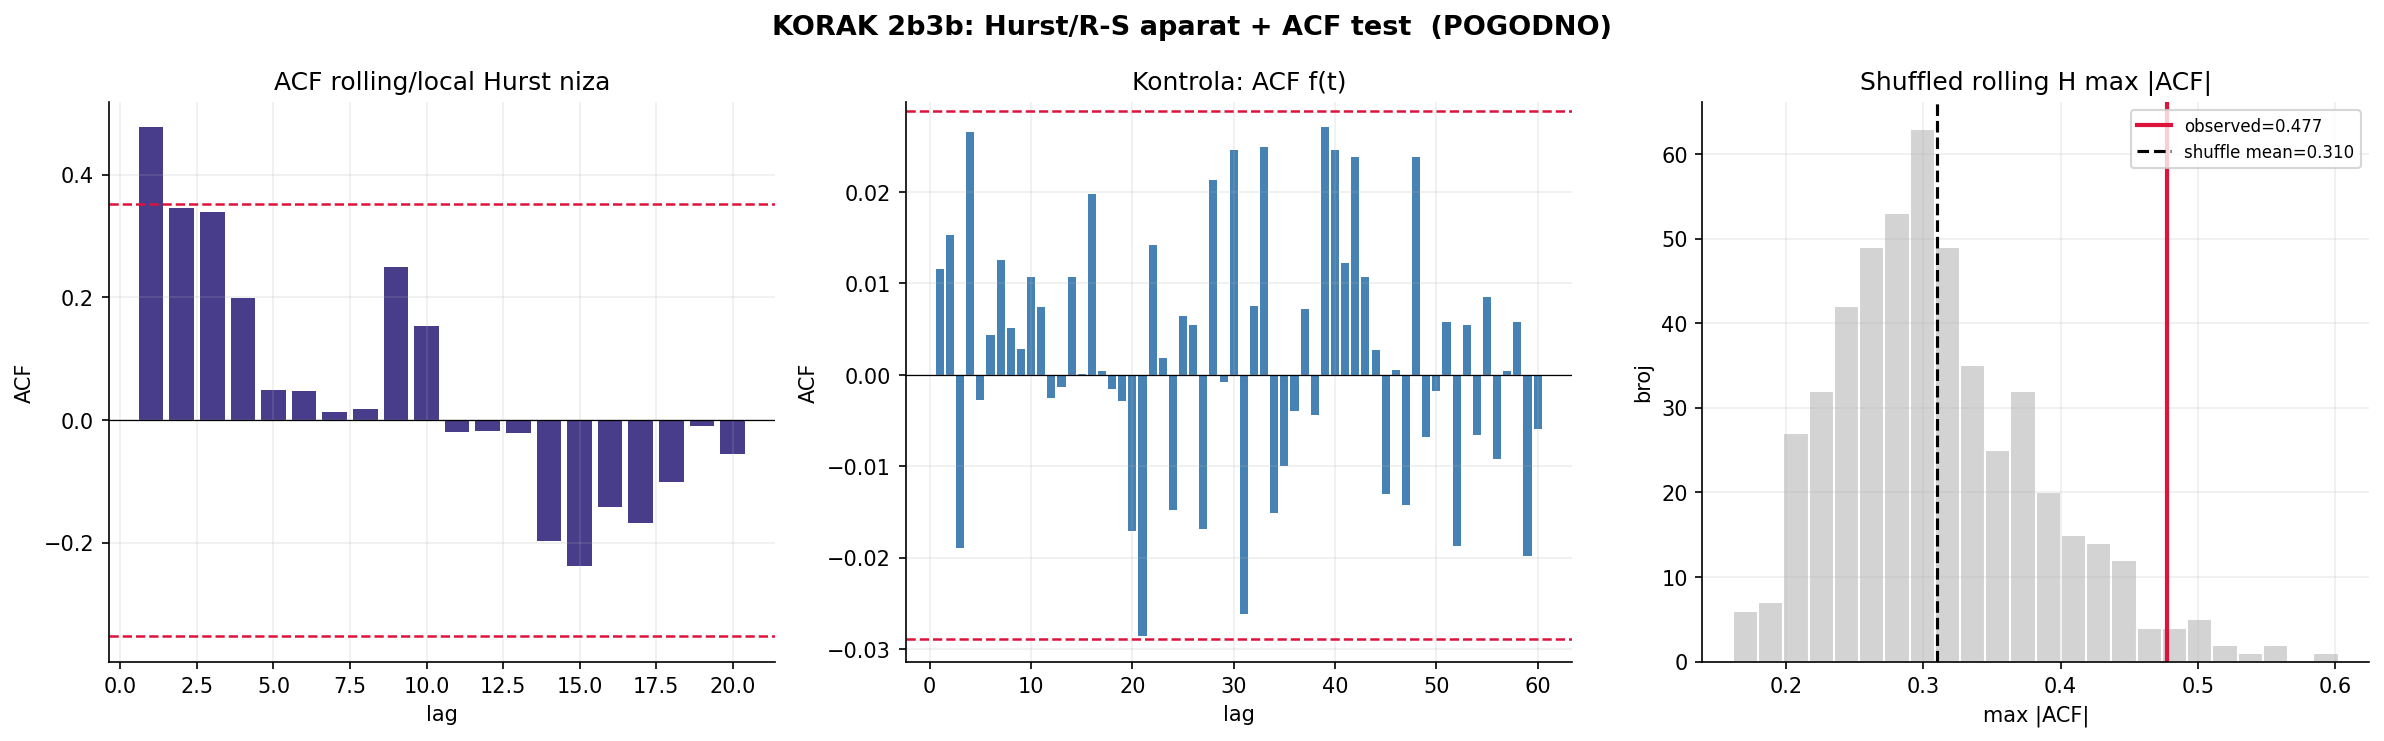

Recreate this plot in Python.
"""
3_KarlWeierstrass_NEXT6_2b3b — POGODNI deo iz 1_KarlWeierstrass_v2.py
Aparat 2b: Hurst / R-S analiza  +  Test 3b: Autokorelacija (ACF)

Self-contained:
  - KORAK 1: ucitavanje 4624 izvlacenja i izgradnja f(t) = lex-indeks
  - KORAK 2b: rolling/local Hurst (priprema)
  - KORAK 2b3b: ACF nad rolling H nizom, ACF nad f(t) kao kontrola,
                Ljung-Box i shuffled max|ACF| referenca

Output:
  3_KarlWeierstrass_NEXT6_2b3b.png
  3_KarlWeierstrass_NEXT6_2b3b.txt
"""

import csv
import math
import os
import time
from datetime import timedelta

import matplotlib.pyplot as plt
import numpy as np
from scipy import stats


T0 = time.time()

CSV_DRAWS = "/data/loto7_4624_k43.csv"

HERE = os.path.dirname(os.path.abspath(__file__))
PNG_PATH = os.path.join(HERE, "3_KarlWeierstrass_NEXT6_2b3b.png")
TXT_PATH = os.path.join(HERE, "3_KarlWeierstrass_NEXT6_2b3b.txt")

N_MAX = 39
K_PICK = 7
TOTAL_COMBOS = math.comb(N_MAX, K_PICK)


# ─── helperi (samo oni potrebni za 2b + 2b3b) ────────────────────────
def read_loto_csv(path):
    rows = []
    with open(path, "r", encoding="utf-8", newline="") as f:
        reader = csv.reader(f)
        for row in reader:
            if len(row) < K_PICK:
                continue
            try:
                nums = tuple(sorted(int(x) for x in row[:K_PICK]))
            except ValueError:
                continue
            if len(nums) == K_PICK and len(set(nums)) == K_PICK:
                rows.append(nums)
    return rows


def lex_rank_1based(combo, n=N_MAX, k=K_PICK):
    """1-based lex indeks (poklapa se sa rednim brojem u kombinacije_39C7.csv)."""
    combo = tuple(sorted(combo))
    rank0 = 0
    prev = 0
    for i, value in enumerate(combo):
        remaining = k - i - 1
        for candidate in range(prev + 1, value):
            rank0 += math.comb(n - candidate, remaining)
        prev = value
    return rank0 + 1


def hurst_rs(series, min_window=8, max_window=None):
    """R/S Hurst procena: slope log(R/S) prema log(window)."""
    x = np.asarray(series, dtype=float)
    n = len(x)
    if max_window is None:
        max_window = max(min_window * 2, n // 4)

    windows = []
    w = min_window
    while w <= max_window:
        windows.append(w)
        w = int(w * 1.45) + 1

    used_windows = []
    rs_values = []
    for w in windows:
        chunks = n // w
        if chunks < 2:
            continue
        vals = []
        for i in range(chunks):
            seg = x[i * w:(i + 1) * w]
            y = seg - seg.mean()
            z = np.cumsum(y)
            r = z.max() - z.min()
            s = seg.std(ddof=1)
            if s > 0:
                vals.append(r / s)
        if vals:
            used_windows.append(w)
            rs_values.append(float(np.mean(vals)))

    used_windows = np.asarray(used_windows, dtype=float)
    rs_values = np.asarray(rs_values, dtype=float)
    slope, intercept = np.polyfit(np.log(used_windows), np.log(rs_values), 1)
    fit = intercept + slope * np.log(used_windows)
    ss_res = float(np.sum((np.log(rs_values) - fit) ** 2))
    ss_tot = float(np.sum((np.log(rs_values) - np.log(rs_values).mean()) ** 2))
    r2 = 1.0 - ss_res / ss_tot if ss_tot > 0 else float("nan")
    return float(slope), float(intercept), float(r2), used_windows, rs_values


def rolling_hurst_rs(series, window=768, step=128):
    """Rolling R/S Hurst procena kroz vreme."""
    x = np.asarray(series, dtype=float)
    centers = []
    hvals = []
    r2vals = []
    for start in range(0, len(x) - window + 1, step):
        seg = x[start:start + window]
        h, _, r2, _, _ = hurst_rs(seg, min_window=8, max_window=max(32, window // 4))
        centers.append(start + window // 2 + 1)
        hvals.append(h)
        r2vals.append(r2)
    return (
        np.asarray(centers, dtype=float),
        np.asarray(hvals, dtype=float),
        np.asarray(r2vals, dtype=float),
    )


def autocorr_values(series, max_lag=60):
    """ACF za lagove 0..max_lag."""
    x = np.asarray(series, dtype=float)
    x = x - x.mean()
    denom = float(np.dot(x, x))
    vals = []
    for lag in range(max_lag + 1):
        if lag == 0:
            vals.append(1.0)
        else:
            vals.append(float(np.dot(x[:-lag], x[lag:]) / denom))
    return np.asarray(vals, dtype=float)


def ljung_box_approx(acf_vals, n, h):
    """Ljung-Box Q aproksimacija za prvih h ACF lagova."""
    lags = np.arange(1, h + 1, dtype=float)
    q = n * (n + 2) * float(np.sum((acf_vals[1:h + 1] ** 2) / (n - lags)))
    p = float(stats.chi2.sf(q, h))
    return float(q), p


# ─── KORAK 1: f(t) = lex-indeks ──────────────────────────────────────
draws = read_loto_csv(CSV_DRAWS)
N = len(draws)
lex_idx = np.array([lex_rank_1based(c) for c in draws], dtype=np.float64)

print()
print("3_KarlWeierstrass_NEXT6_2b3b — KORAK 1: formiranje krive f(t)")
print(f"  CSV:                  {CSV_DRAWS}")
print(f"  Ucitano izvlacenja:    {N}")
print(f"  C(39,7):              {TOTAL_COMBOS:,}")
print()

with open(TXT_PATH, "w", encoding="utf-8") as f:
    f.write("3_KarlWeierstrass_NEXT6_2b3b — Hurst/R-S + ACF (POGODNO)\n")
    f.write("=" * 60 + "\n\n")
    f.write("KORAK 1: Weierstrass-ova funkcija nad svih izvucenih kombinacija\n\n")
    f.write(f"  CSV izvucenih:        {CSV_DRAWS}\n")
    f.write(f"  Ucitano izvlacenja:    {N}\n")
    f.write(f"  C(39,7):              {TOTAL_COMBOS:,}\n")
    f.write("  f(t) = lex-indeks izvucene kombinacije u skupu svih 39C7\n\n")


# ─── KORAK 2b: rolling/local Hurst (priprema) ────────────────────────
rolling_window = 768
rolling_step = 128
roll_centers, roll_h, roll_r2 = rolling_hurst_rs(
    lex_idx, window=rolling_window, step=rolling_step
)


# ─── KORAK 2b3b: ACF nad rolling H + kontrola + shuffled referenca ──
T0_2B3B = time.time()

acf_max_lag = 60
roll_acf_max_lag = min(20, max(1, len(roll_h) - 2))
roll_acf_lags = np.arange(0, roll_acf_max_lag + 1)
acf_roll_h = autocorr_values(roll_h, roll_acf_max_lag)
acf_f_control = autocorr_values(lex_idx, acf_max_lag)

roll_acf_band = 1.96 / np.sqrt(len(roll_h))
roll_acf_body = acf_roll_h[1:]
roll_max_abs_acf = float(np.max(np.abs(roll_acf_body)))
roll_sig_lag_count = int(np.sum(np.abs(roll_acf_body) > roll_acf_band))
roll_top_idx = np.argsort(np.abs(roll_acf_body))[-min(10, len(roll_acf_body)):][::-1] + 1
roll_top_acf_pairs = [(int(lag), float(acf_roll_h[lag])) for lag in roll_top_idx]

roll_lb_h = min(10, roll_acf_max_lag)
roll_lb_q, roll_lb_p = ljung_box_approx(acf_roll_h, len(roll_h), roll_lb_h)

rng_2b3b = np.random.default_rng(47)
roll_acf_shuffle_runs = 500
shuffle_roll_max_abs_acf = []
for _ in range(roll_acf_shuffle_runs):
    shuffled_h = rng_2b3b.permutation(roll_h)
    shuffled_acf = autocorr_values(shuffled_h, roll_acf_max_lag)
    shuffle_roll_max_abs_acf.append(float(np.max(np.abs(shuffled_acf[1:]))))
shuffle_roll_max_abs_acf = np.asarray(shuffle_roll_max_abs_acf, dtype=float)
shuffle_roll_acf_mean = float(shuffle_roll_max_abs_acf.mean())
shuffle_roll_acf_std = float(shuffle_roll_max_abs_acf.std(ddof=1))
shuffle_roll_acf_p = float(np.mean(shuffle_roll_max_abs_acf >= roll_max_abs_acf))
shuffle_roll_acf_z = (
    (roll_max_abs_acf - shuffle_roll_acf_mean) / (shuffle_roll_acf_std + 1e-12)
)

if roll_lb_p <= 0.05 or shuffle_roll_acf_p <= 0.05:
    roll_acf_note = "rolling H ima ACF signal iznad shuffled reference"
else:
    roll_acf_note = "rolling H nema jak ACF signal iznad shuffled reference"

print()
print("KORAK 2b3b: Aparat 2b Hurst/R-S + Test 3b Autokorelacija (ACF)")
print(f"  rolling H max |ACF| lag 1..{roll_acf_max_lag}: {roll_max_abs_acf:.4f}")
print(f"  95% band: +/-{roll_acf_band:.4f}   znacajnih lagova: "
      f"{roll_sig_lag_count}/{roll_acf_max_lag}")
print(f"  Ljung-Box aproks. h={roll_lb_h}: Q={roll_lb_q:.2f}  p={roll_lb_p:.4f}")
print(f"  shuffled max|ACF|: mean={shuffle_roll_acf_mean:.4f} std={shuffle_roll_acf_std:.4f} "
      f"z={shuffle_roll_acf_z:.2f} p={shuffle_roll_acf_p:.4f}")
print(f"  ⇒ {roll_acf_note}")
print()

fig2b3b, ax2b3b = plt.subplots(1, 3, figsize=(16, 5))
fig2b3b.suptitle("KORAK 2b3b: Hurst/R-S aparat + ACF test  (POGODNO)",
                 fontsize=13, fontweight="bold")

ax2b3b[0].bar(roll_acf_lags[1:], acf_roll_h[1:], width=0.8, color="darkslateblue")
ax2b3b[0].axhline(roll_acf_band, color="crimson", linestyle="--", linewidth=1.2)
ax2b3b[0].axhline(-roll_acf_band, color="crimson", linestyle="--", linewidth=1.2)
ax2b3b[0].axhline(0, color="black", linewidth=0.6)
ax2b3b[0].set_title("ACF rolling/local Hurst niza")
ax2b3b[0].set_xlabel("lag")
ax2b3b[0].set_ylabel("ACF")

ax2b3b[1].bar(np.arange(1, acf_max_lag + 1), acf_f_control[1:], width=0.8,
              color="steelblue")
ax2b3b[1].axhline(1.96 / np.sqrt(N), color="crimson", linestyle="--", linewidth=1.2)
ax2b3b[1].axhline(-1.96 / np.sqrt(N), color="crimson", linestyle="--", linewidth=1.2)
ax2b3b[1].axhline(0, color="black", linewidth=0.6)
ax2b3b[1].set_title("Kontrola: ACF f(t)")
ax2b3b[1].set_xlabel("lag")
ax2b3b[1].set_ylabel("ACF")

ax2b3b[2].hist(shuffle_roll_max_abs_acf, bins=24, color="lightgray", edgecolor="white")
ax2b3b[2].axvline(roll_max_abs_acf, color="crimson", linewidth=2,
                  label=f"observed={roll_max_abs_acf:.3f}")
ax2b3b[2].axvline(shuffle_roll_acf_mean, color="black", linestyle="--",
                  label=f"shuffle mean={shuffle_roll_acf_mean:.3f}")
ax2b3b[2].set_title("Shuffled rolling H max |ACF|")
ax2b3b[2].set_xlabel("max |ACF|")
ax2b3b[2].set_ylabel("broj")
ax2b3b[2].legend(fontsize=8)

for a in ax2b3b:
    a.spines["top"].set_visible(False)
    a.spines["right"].set_visible(False)
    a.grid(True, alpha=0.2)

fig2b3b.tight_layout()
fig2b3b.savefig(PNG_PATH, dpi=150, bbox_inches="tight")
plt.show()

with open(TXT_PATH, "a", encoding="utf-8") as f:
    f.write("\n")
    f.write("=" * 60 + "\n")
    f.write("KORAK 2b3b: Aparat 2b Hurst/R-S + Test 3b Autokorelacija (ACF)\n")
    f.write("=" * 60 + "\n\n")
    f.write(f"  PNG:                  {PNG_PATH}\n\n")
    f.write("ACF nad rolling/local Hurst nizom:\n")
    f.write(f"  broj rolling H tacaka = {len(roll_h)}\n")
    f.write(f"  max lag               = {roll_acf_max_lag}\n")
    f.write(f"  95% band              = +/-{roll_acf_band:.6f}\n")
    f.write(f"  max |ACF|             = {roll_max_abs_acf:.6f}\n")
    f.write(f"  znacajnih lagova      = {roll_sig_lag_count}/{roll_acf_max_lag}\n")
    f.write(f"  Ljung-Box h           = {roll_lb_h}\n")
    f.write(f"  Ljung-Box Q           = {roll_lb_q:.6f}\n")
    f.write(f"  Ljung-Box p           = {roll_lb_p:.6f}\n\n")
    f.write("Shuffled rolling H max |ACF| referenca:\n")
    f.write(f"  runs                  = {roll_acf_shuffle_runs}\n")
    f.write(f"  mean                  = {shuffle_roll_acf_mean:.6f}\n")
    f.write(f"  std                   = {shuffle_roll_acf_std:.6f}\n")
    f.write(f"  z                     = {shuffle_roll_acf_z:.6f}\n")
    f.write(f"  p(shuffled >= obs)    = {shuffle_roll_acf_p:.6f}\n")
    f.write(f"  interpret.            = {roll_acf_note}\n\n")
    f.write("Top ACF lagovi rolling H po apsolutnoj vrednosti:\n")
    f.write(f"  {'lag':<8}{'ACF':>16}\n")
    for lag, val in roll_top_acf_pairs:
        f.write(f"  {lag:<8}{val:>16,.8f}\n")
    f.write("\n")

    elapsed_2b3b = time.time() - T0_2B3B
    f.write(f"Vreme KORAKA 2b3b: {timedelta(seconds=int(elapsed_2b3b))} ({elapsed_2b3b:.1f} s)\n")
    f.write(f"Ukupno vreme:       {timedelta(seconds=int(time.time()-T0))} ({time.time()-T0:.1f} s)\n")

print(f"PNG saved → {PNG_PATH}")
print(f"TXT saved → {TXT_PATH}")
print(f"Vreme KORAKA 2b3b: {timedelta(seconds=int(time.time()-T0_2B3B))} "
      f"({time.time()-T0_2B3B:.1f} s)")
print(f"Ukupno vreme:      {timedelta(seconds=int(time.time()-T0))} "
      f"({time.time()-T0:.1f} s)")
print()
print("KRAJ 3_KarlWeierstrass_NEXT6_2b3b.")
print()
"""
3_KarlWeierstrass_NEXT6_2b3b — KORAK 1: formiranje krive f(t)
  CSV:                  data/loto7_4624_k43.csv
  Ucitano izvlacenja:   4624
  C(39,7):              15,380,937


KORAK 2b3b: Aparat 2b Hurst/R-S + Test 3b Autokorelacija (ACF)
  rolling H max |ACF| lag 1..20: 0.4771
  95% band: +/-0.3520   znacajnih lagova: 1/20
  Ljung-Box aproks. h=10: Q=21.93  p=0.0154
  shuffled max|ACF|: mean=0.3101 std=0.0738 z=2.26 p=0.0280
  ⇒ rolling H ima ACF signal iznad shuffled reference

PNG saved → /3_KarlWeierstrass_NEXT6_2b3b.png
TXT saved → /3_KarlWeierstrass_NEXT6_2b3b.txt
Vreme KORAKA 2b3b: 0:00:21 (21.9 s)
Ukupno vreme:      0:00:22 (22.1 s)

KRAJ 3_KarlWeierstrass_NEXT6_2b3b.
"""



###############   PREDIKCIJA 6  ###############################

"""
NEXT6 (2b3b, rolling H ACF) — AR(1) na rolling H, pa drift u tom režimu.
"""


def lex_unrank_1based(rank, n=N_MAX, k=K_PICK):
    """Vracanje 1-based lex indeksa u Loto 7/39 kombinaciju."""
    rank0 = int(rank) - 1
    combo = []
    prev = 0
    for i in range(k):
        remaining = k - i - 1
        for candidate in range(prev + 1, n + 1):
            count = math.comb(n - candidate, remaining)
            if rank0 >= count:
                rank0 -= count
            else:
                combo.append(candidate)
                prev = candidate
                break
    return tuple(combo)


T0_PRED6 = time.time()

# Rolling H ima ACF signal. Prvo predvidjamo sledeci H AR(1) logikom,
# pa tim H rezimom skaliramo lokalni drift u zadnjem rolling prozoru.
rho_h = float(acf_roll_h[1]) if len(acf_roll_h) > 1 else 0.0
roll_h_mean_value = float(roll_h.mean())
last_h = float(roll_h[-1])
pred_h = roll_h_mean_value + rho_h * (last_h - roll_h_mean_value)
pred_h = float(np.clip(pred_h, 0.0, 1.0))

local_window = rolling_window
local_y = np.asarray(lex_idx[-local_window:], dtype=float)
local_x = np.arange(len(local_y), dtype=float)
local_slope, local_intercept = np.polyfit(local_x, local_y, 1)
local_fit = local_intercept + local_slope * local_x
local_resid = local_y - local_fit
local_resid_std = float(local_resid.std(ddof=1))

recent_incr = np.diff(local_y)
recent_mean_incr = float(recent_incr.mean())
last_lex = float(lex_idx[-1])
last_incr = float(np.diff(lex_idx)[-1])

h_strength = float(np.clip((pred_h - 0.5) / 0.15, 0.0, 1.0))
pred_incr = (1.0 - h_strength) * recent_mean_incr + h_strength * last_incr
pred_lex_float = last_lex + pred_incr
pred_lex = int(np.clip(round(pred_lex_float), 1, TOTAL_COMBOS))
pred_combo = lex_unrank_1based(pred_lex)

z_grid = [-1.28, -0.84, -0.43, 0.0, 0.43, 0.84, 1.28]
candidate_rows = []
seen_lex = set()
for z in z_grid:
    cand_lex = int(np.clip(round(pred_lex_float + z * local_resid_std), 1, TOTAL_COMBOS))
    if cand_lex in seen_lex:
        continue
    seen_lex.add(cand_lex)
    candidate_rows.append((z, cand_lex, lex_unrank_1based(cand_lex)))

print()
print("PREDIKCIJA 6 — NEXT6 / 2b3b / rolling H ACF")
print(f"  rho_H lag-1            = {rho_h:.8f}")
print(f"  rolling H mean         = {roll_h_mean_value:.8f}")
print(f"  zadnji rolling H       = {last_h:.8f}")
print(f"  pred. rolling H        = {pred_h:.8f}")
print(f"  H strength             = {h_strength:.6f}")
print(f"  lokalni slope          = {local_slope:,.2f}")
print(f"  recent mean dX         = {recent_mean_incr:,.2f}")
print(f"  zadnji dX              = {last_incr:,.2f}")
print(f"  pred. inkrement        = {pred_incr:,.2f}")
print(f"  pred. lex              = {pred_lex:,}")
print(f"  pred. kombinacija      = {pred_combo}")
print("  kandidati oko rolling-H ACF prognoze:")
for z, cand_lex, combo in candidate_rows:
    print(f"    z={z:>5.2f}  lex={cand_lex:>10,}  combo={combo}")
print()

with open(TXT_PATH, "a", encoding="utf-8") as f:
    f.write("\n")
    f.write("=" * 60 + "\n")
    f.write("PREDIKCIJA 6: NEXT6 / 2b3b / rolling H ACF\n")
    f.write("=" * 60 + "\n\n")
    f.write("Model:\n")
    f.write("  Rolling H ima ACF signal iznad shuffled reference.\n")
    f.write("  Sledeci H se procenjuje AR(1): H_next = mean(H) + rho_H*(H_last-mean(H)).\n")
    f.write("  Prediktovani H zatim odredjuje koliko zadnji inkrement nosi trend.\n\n")
    f.write("Parametri:\n")
    f.write(f"  rho_H lag-1            = {rho_h:.8f}\n")
    f.write(f"  rolling H mean         = {roll_h_mean_value:.8f}\n")
    f.write(f"  zadnji rolling H       = {last_h:.8f}\n")
    f.write(f"  pred. rolling H        = {pred_h:.8f}\n")
    f.write(f"  H strength             = {h_strength:.8f}\n")
    f.write(f"  local window           = {local_window}\n")
    f.write(f"  lokalni slope          = {local_slope:,.8f}\n")
    f.write(f"  lokalni resid std      = {local_resid_std:,.8f}\n")
    f.write(f"  recent mean dX         = {recent_mean_incr:,.8f}\n")
    f.write(f"  zadnji dX              = {last_incr:,.8f}\n")
    f.write(f"  zadnji lex             = {int(last_lex):,}\n")
    f.write(f"  pred. inkrement        = {pred_incr:,.8f}\n\n")
    f.write("Glavna prognoza:\n")
    f.write(f"  pred. lex float        = {pred_lex_float:,.8f}\n")
    f.write(f"  pred. lex              = {pred_lex:,}\n")
    f.write(f"  pred. kombinacija      = {pred_combo}\n\n")
    f.write("Kandidati oko rolling-H ACF prognoze:\n")
    f.write(f"  {'z':>8}{'lex':>14}  kombinacija\n")
    for z, cand_lex, combo in candidate_rows:
        f.write(f"  {z:>8.2f}{cand_lex:>14,}  {combo}\n")
    f.write("\n")
    elapsed_pred6 = time.time() - T0_PRED6
    f.write(f"Vreme PREDIKCIJE 6: {timedelta(seconds=int(elapsed_pred6))} ({elapsed_pred6:.1f} s)\n")

print(f"TXT updated → {TXT_PATH}")
print(f"Vreme PREDIKCIJE 6: {timedelta(seconds=int(time.time()-T0_PRED6))} "
      f"({time.time()-T0_PRED6:.1f} s)")
print()


"""
Predikcija će koristiti ACF/AR(1) nad rolling H režimom da proceni sledeći H, pa time skalira lokalni drift.

AR(1) procena sledećeg rolling H preko rho_H = ACF lag-1
skaliranje lokalnog drift-a prema procenjenom H_next
glavna Loto 7/39 kombinacija + kandidati oko prognoze
upis u 3_KarlWeierstrass_NEXT6_2b3b.txt
"""



"""
3_KarlWeierstrass_NEXT6_2b3b — KORAK 1: formiranje krive f(t)
  CSV:                  /data/loto7_4624_k43.csv
  Ucitano izvlacenja:   4624
  C(39,7):              15,380,937


KORAK 2b3b: Aparat 2b Hurst/R-S + Test 3b Autokorelacija (ACF)
  rolling H max |ACF| lag 1..20: 0.4771
  95% band: +/-0.3520   znacajnih lagova: 1/20
  Ljung-Box aproks. h=10: Q=21.93  p=0.0154
  shuffled max|ACF|: mean=0.3101 std=0.0738 z=2.26 p=0.0280
  ⇒ rolling H ima ACF signal iznad shuffled reference

PNG saved → /3_KarlWeierstrass_NEXT6_2b3b.png
TXT saved → /3_KarlWeierstrass_NEXT6_2b3b.txt
Vreme KORAKA 2b3b: 0:00:03 (3.5 s)
Ukupno vreme:      0:00:03 (3.6 s)

KRAJ 3_KarlWeierstrass_NEXT6_2b3b.


PREDIKCIJA 6 — NEXT6 / 2b3b / rolling H ACF
  rho_H lag-1            = 0.47712746
  rolling H mean         = 0.59744976
  zadnji rolling H       = 0.62382045
  pred. rolling H        = 0.61003194
  H strength             = 0.733546
  lokalni slope          = -739.26
  recent mean dX         = -6,859.23
  zadnji dX              = -2,143,496.00
  pred. inkrement        = -1,574,181.20
  pred. lex              = 1
  pred. kombinacija      = (1, 2, 3, 4, 5, 6, 7)
  kandidati oko rolling-H ACF prognoze:
    z=-1.28  lex=         1  combo=(1, 2, 3, 4, 5, 6, 7)
    z= 0.43  lex=   874,227  combo=(1, x, 6, y, 15, z, 27)
    z= 0.84  lex= 2,719,507  combo=(1, x, 25, y, 31, z, 34)
    z= 1.28  lex= 4,699,808  combo=(2, x, 21, y, 34, z, 36)

TXT updated → /3_KarlWeierstrass_NEXT6_2b3b.txt
Vreme PREDIKCIJE 6: 0:00:00 (0.0 s)
"""
